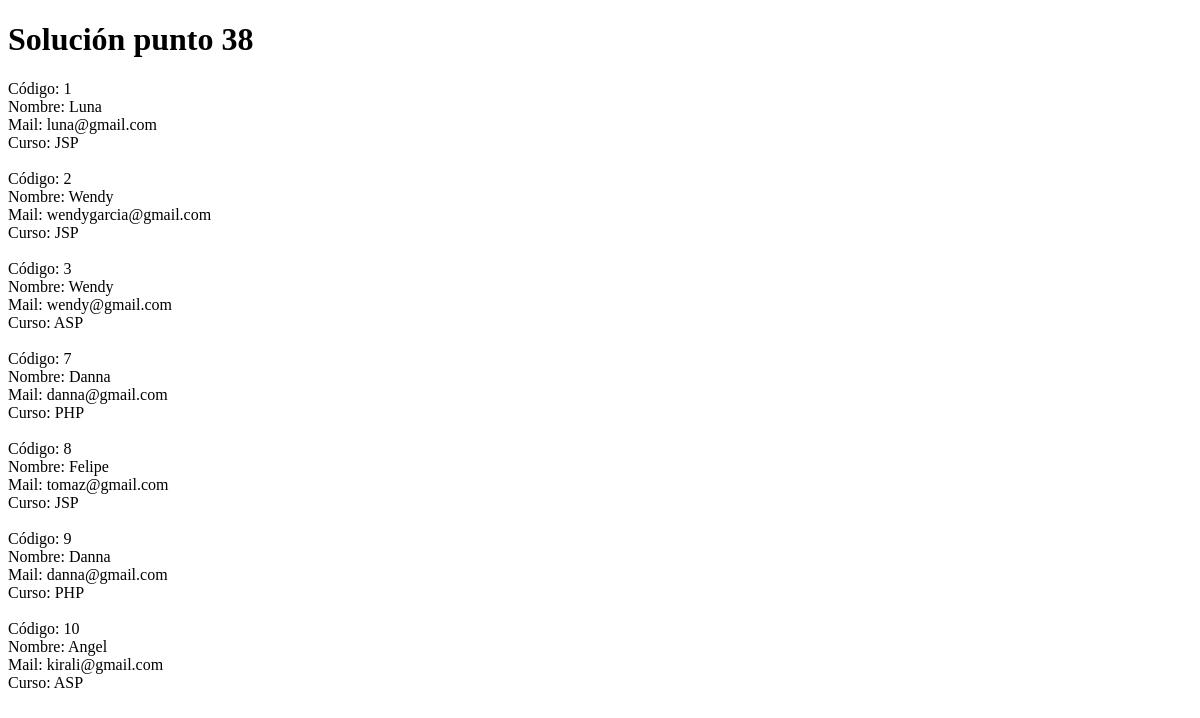
Before: /tuto3p38form.php with the older database file.
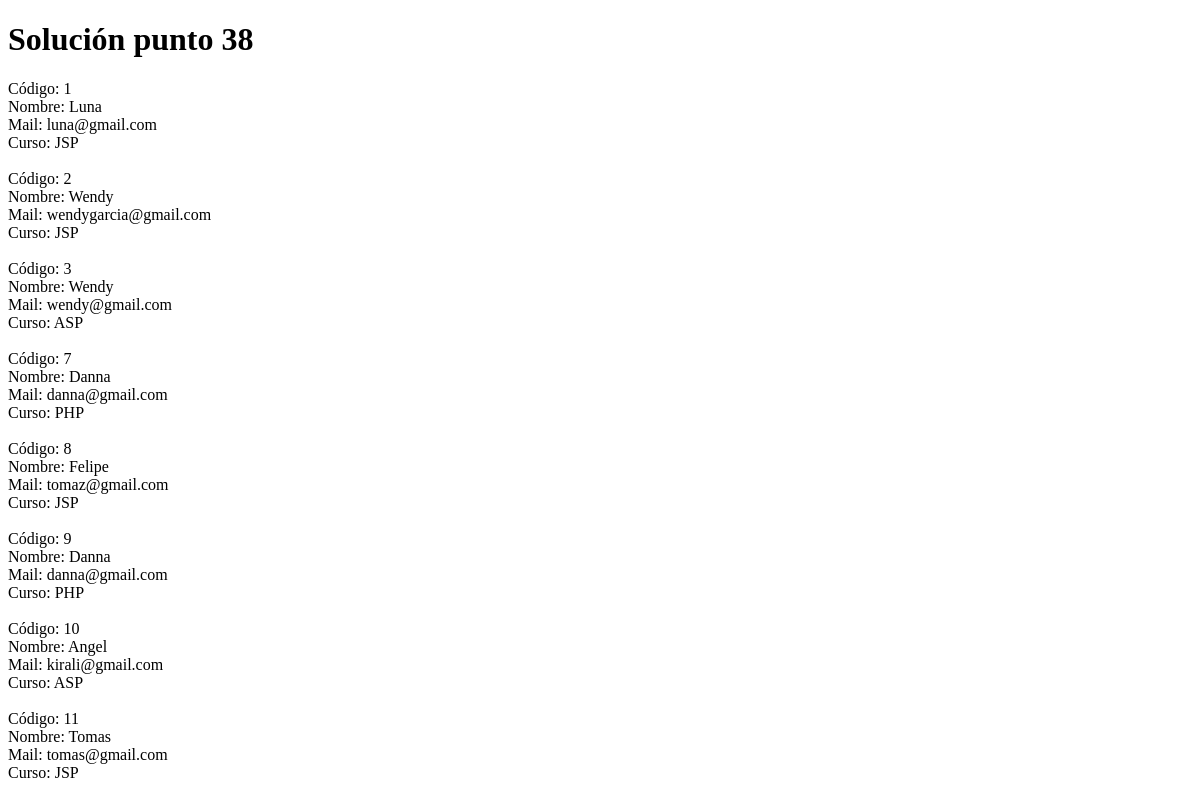
After: the same page with the newer database file.
### tables this page shows
CREATE TABLE `alumnos` (
  `codigo` int(11) NOT NULL,
  `nombre` varchar(50) NOT NULL,
  `mail` varchar(70) NOT NULL,
  `codigocurso` int(11) NOT NULL,
  `fechanac` date NOT NULL DEFAULT current_timestamp()
);

CREATE TABLE `cursos` (
  `codigo` int(11) NOT NULL,
  `nombrecurso` varchar(40) NOT NULL
);

### tuto3p38form.php (the view, shortened to what this page needs)
<!DOCTYPE html>
<html lang="en">
<head>
</head>
<body>
    <?php
        require_once("tuto3p38.php");
        $registros=retornarConexion();
        while($reg = mysqli_fetch_array($registros)){
            echo"Código: ".$reg["codigo"] . "<br>";
            echo "Nombre: ".$reg['nombre']."<br>";
            echo "Mail: ".$reg['mail']."<br>";
            echo "Curso: ".$reg["nombrecurso"] . "<br>";
            echo "<br>";
        }
    ?>
</body>
</html>

### tuto3p38.php (shortened to what this page needs)
<!DOCTYPE html>
<html lang="en">
<head>
</head>
<body>
    <h1>Solución punto 38</h1>
    <?php
        function retornarConexion() {
            $conexion = mysqli_connect("localhost", "root", "", "base1") or die("Problemas con la conexión");
            $registros = mysqli_query($conexion, "SELECT alu.codigo, nombre, mail, cur.nombrecurso from alumnos as alu join cursos as cur on alu.codigocurso = cur.codigo") or die("Problemas en el select: " . mysqli_error($conexion));
            return $registros;
        }
    ?>
</body>
</html>

Changed rows visible on the page:
added alumnos: codigo "11", nombre "Tomas", mail "tomas@gmail.com", codigocurso.nombrecurso "JSP"
